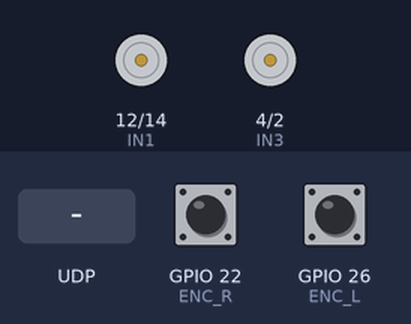
The program below on a simulated ESP32 board running MicroPython. Parts: motor-driver pin pairs drawn as motors (green arrow = first pin HIGH = forward, orange = second pin HIGH = backward, longer = more drive, scaled by the enable pin). The inputs (shaded band) are chosen by the test bench; at power-on: GPIO 22 (ENC_R) HIGH, GPIO 26 (ENC_L) HIGH. The board's own WiFi access point starts at once; what the program prints to the serial console is not drawn.

Above: at 1.7 s.
1.8 s: UDP packet "L" arrives
At 1.97 s:
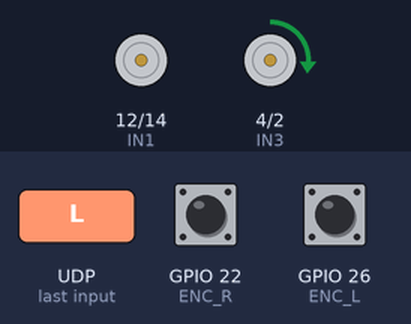
4.8 s: UDP packet "R" arrives
At 4.97 s:
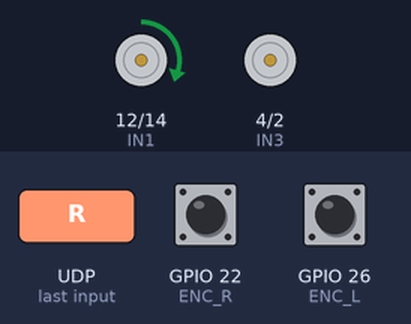
7.8 s: UDP packet "B" arrives
10.8 s: UDP packet "F" arrives
At 10.96 s:
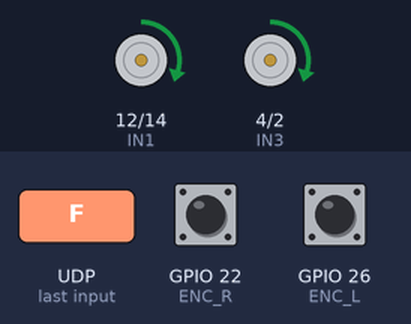
Timing chart, 0 to 14.4 s (numbered marks = the images above; inputs shaded):
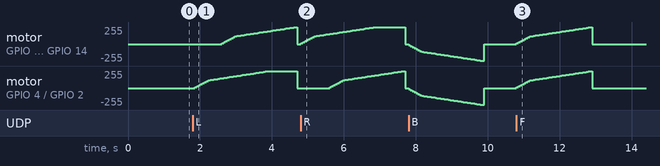

The program:

firmware_esp32.py
```python
import network
import socket
from machine import Pin, PWM
import time
import gc

# ============================================================
# CAU HINH CHAN GPIO - DONG CO
# ============================================================
ENA = PWM(Pin(13), freq=1000)
IN1 = Pin(12, Pin.OUT)
IN2 = Pin(14, Pin.OUT)

ENB = PWM(Pin(15), freq=1000)
IN3 = Pin(4,  Pin.OUT)
IN4 = Pin(2,  Pin.OUT)

# Thoi gian cho lenh (ms) - qua thoi gian nay khong co lenh -> dung xe
TIMEOUT_MS = 2000
TURN_DURATION_MS = 800  # <--- ĐÃ GIẢM XUỐNG 800ms ĐỂ TRÁNH LỆCH HEADING

# ============================================================
# ENCODER (dem suon len, khong phan biet chieu)
# ============================================================
ENC_R = Pin(22, Pin.IN, Pin.PULL_UP)
ENC_L = Pin(26, Pin.IN, Pin.PULL_UP)

encR_count = 0
encL_count = 0
_lastIrqR  = 0
_lastIrqL  = 0
DEBOUNCE_MS = 2

def _isrR(pin):
    global encR_count, _lastIrqR
    now = time.ticks_ms()
    if time.ticks_diff(now, _lastIrqR) >= DEBOUNCE_MS:
        encR_count += 1
        _lastIrqR = now

def _isrL(pin):
    global encL_count, _lastIrqL
    now = time.ticks_ms()
    if time.ticks_diff(now, _lastIrqL) >= DEBOUNCE_MS:
        encL_count += 1
        _lastIrqL = now

ENC_R.irq(trigger=Pin.IRQ_RISING, handler=_isrR)
ENC_L.irq(trigger=Pin.IRQ_RISING, handler=_isrL)

# ============================================================
# DIEU KHIEN TOC DO BANG PI
# ============================================================
V_FULL = 22.0

KP_PI = 15.0
KI_PI = 15.0

CONTROL_INTERVAL_MS = 30
EMA_B       = 0.6
PWM_MIN_RUN = 300
PWM_SLEW    = 60

target_A = 0.0
target_B = 0.0

vA_ema = 0.0
vB_ema = 0.0
piA_i  = 0.0
piB_i  = 0.0
pwmA_prev = 0
pwmB_prev = 0

_lastEncR_ctrl = 0
_lastEncL_ctrl = 0
_lastCtrlMs    = 0

turn_start_time = 0
is_auto_straight_pending = False

def _shape_pwm(target, prev):
    s = int(target)
    if 0 < s < PWM_MIN_RUN:
        s = PWM_MIN_RUN
    d = s - prev
    if d >  PWM_SLEW: s = prev + PWM_SLEW
    elif d < -PWM_SLEW: s = prev - PWM_SLEW
    if s < 0:    s = 0
    if s > 1023: s = 1023
    return s

def _pi_step_A(v_target, v_meas, dt_s):
    global piA_i
    err    = abs(v_target) - abs(v_meas)
    piA_i += KI_PI * err * dt_s
    if piA_i < 0.0:    piA_i = 0.0
    if piA_i > 1023.0: piA_i = 1023.0
    u = KP_PI * err + piA_i
    if u < 0:    u = 0
    if u > 1023: u = 1023
    return int(u)

def _pi_step_B(v_target, v_meas, dt_s):
    global piB_i
    err    = abs(v_target) - abs(v_meas)
    piB_i += KI_PI * err * dt_s
    if piB_i < 0.0:    piB_i = 0.0
    if piB_i > 1023.0: piB_i = 1023.0
    u = KP_PI * err + piB_i
    if u < 0:    u = 0
    if u > 1023: u = 1023
    return int(u)

def _stop_motorA():
    global piA_i, vA_ema, pwmA_prev
    piA_i = 0.0; vA_ema = 0.0; pwmA_prev = 0
    IN1.value(0); IN2.value(0); ENA.duty(0)

def _stop_motorB():
    global piB_i, vB_ema, pwmB_prev
    piB_i = 0.0; vB_ema = 0.0; pwmB_prev = 0
    IN3.value(0); IN4.value(0); ENB.duty(0)

def dieu_chinh_pi():
    global encR_count, encL_count, _lastEncR_ctrl, _lastEncL_ctrl, _lastCtrlMs
    global vA_ema, vB_ema, pwmA_prev, pwmB_prev

    now  = time.ticks_ms()
    dt_s = time.ticks_diff(now, _lastCtrlMs) / 1000.0
    _lastCtrlMs = now
    if dt_s <= 0: return

    dR = encR_count - _lastEncR_ctrl
    dL = encL_count - _lastEncL_ctrl
    _lastEncR_ctrl = encR_count
    _lastEncL_ctrl = encL_count

    if target_A == 0.0 and target_B == 0.0:
        _stop_motorA(); _stop_motorB()
        return

    if target_A == 0.0:
        _stop_motorA()
    else:
        signA   = 1.0 if target_A > 0 else -1.0
        vA_meas = (dR / dt_s) * signA
        vA_ema  = EMA_B * vA_ema + (1.0 - EMA_B) * vA_meas
        pwmA_cmd = _shape_pwm(_pi_step_A(target_A, vA_ema, dt_s), pwmA_prev)
        pwmA_prev = pwmA_cmd
        IN1.value(1 if target_A > 0 else 0); IN2.value(0 if target_A > 0 else 1)
        ENA.duty(pwmA_cmd)

    if target_B == 0.0:
        _stop_motorB()
    else:
        signB   = 1.0 if target_B > 0 else -1.0
        vB_meas = (dL / dt_s) * signB
        vB_ema  = EMA_B * vB_ema + (1.0 - EMA_B) * vB_meas
        pwmB_cmd = _shape_pwm(_pi_step_B(target_B, vB_ema, dt_s), pwmB_prev)
        pwmB_prev = pwmB_cmd
        IN3.value(1 if target_B > 0 else 0); IN4.value(0 if target_B > 0 else 1)
        ENB.duty(pwmB_cmd)

# ============================================================
# HAM DIEU KHIEN MOTOR
# ============================================================
def dung():
    global target_A, target_B, is_auto_straight_pending
    target_A = 0.0; target_B = 0.0
    is_auto_straight_pending = False

def tien():
    global target_A, target_B, is_auto_straight_pending
    target_A = V_FULL; target_B = V_FULL
    is_auto_straight_pending = False

def lui():
    global target_A, target_B, is_auto_straight_pending
    target_A = -V_FULL; target_B = -V_FULL
    is_auto_straight_pending = False

def re_trai():
    global target_A, target_B, turn_start_time, is_auto_straight_pending
    target_A = 0.0
    target_B = V_FULL
    turn_start_time = time.ticks_ms()
    is_auto_straight_pending = True

def re_phai():
    global target_A, target_B, turn_start_time, is_auto_straight_pending
    target_A = V_FULL
    target_B = 0.0
    turn_start_time = time.ticks_ms()
    is_auto_straight_pending = True

LENH = {b'F': tien, b'B': lui, b'L': re_trai, b'R': re_phai, b'S': dung}
TEN  = {b'F': 'TIEN', b'B': 'LUI', b'L': 'RE TRAI', b'R': 'RE PHAI', b'S': 'DUNG'}

# ============================================================
# KHOI DONG WIFI AP
# ============================================================
def start_ap():
    ap = network.WLAN(network.AP_IF)
    ap.active(False); time.sleep(0.5); gc.collect(); ap.active(True)
    ap.config(essid='AMR_Robot', password='12345678', authmode=3, channel=1, hidden=False)
    print('=' * 44)
    print(f'  IP: {ap.ifconfig()[0]}  |  Port: 5005 | Sẵn sàng!')
    print('=' * 44)
    return ap

def create_socket():
    s = socket.socket(socket.AF_INET, socket.SOCK_DGRAM)
    s.bind(('0.0.0.0', 5005))
    s.settimeout(0.05)
    return s

# KHỞI ĐỘNG HỆ THỐNG
dung()
ap   = start_ap()
sock = create_socket()
gc.collect()

last_cmd_time  = time.ticks_ms()
last_ctrl_time = time.ticks_ms()
last_dbg_time  = time.ticks_ms()
ap_check_count = 0
is_stopped     = True
_lastCtrlMs    = time.ticks_ms()
prev_cmd       = b'S'

print('San sang nhan lenh...')

# ============================================================
# VÒNG LẶP CHÍNH (MAIN LOOP)
# ============================================================
while True:
    try:
        data, addr = sock.recvfrom(16)
        lenh = data.strip()

        if lenh in LENH:
            if is_auto_straight_pending and (lenh == b'L' or lenh == b'R'):
                last_cmd_time = time.ticks_ms()
                continue

            if lenh != prev_cmd:
                piA_i = 0.0;  piB_i = 0.0
                pwmA_prev = 0; pwmB_prev = 0
                prev_cmd = lenh
            last_cmd_time = time.ticks_ms()
            LENH[lenh]()
            is_stopped = (lenh == b'S')
            print(f'[Motor] Lệnh: {TEN.get(lenh, "?")}')
    except OSError:
        pass

    if is_auto_straight_pending:
        if time.ticks_diff(time.ticks_ms(), turn_start_time) >= TURN_DURATION_MS:
            is_auto_straight_pending = False
            tien()
            prev_cmd = b'F'
            last_cmd_time = time.ticks_ms()
            print(f'[Auto-Logic] Đã rẽ đủ {TURN_DURATION_MS}ms -> TỰ ĐỘNG CHUYỂN ĐI THẲNG')

    if time.ticks_diff(time.ticks_ms(), last_ctrl_time) >= CONTROL_INTERVAL_MS:
        dieu_chinh_pi()
        last_ctrl_time = time.ticks_ms()

    if not is_stopped:
        if time.ticks_diff(time.ticks_ms(), last_dbg_time) >= 500:
            print(f'[PI] A: tgt={target_A:+.1f} pwm={pwmA_prev:4d} | B: tgt={target_B:+.1f} pwm={pwmB_prev:4d}')
            last_dbg_time = time.ticks_ms()

    if not is_auto_straight_pending and not is_stopped:
        if time.ticks_diff(time.ticks_ms(), last_cmd_time) > TIMEOUT_MS:
            dung()
            is_stopped = True
            prev_cmd = b'S'
            print(f'[Safety] Hết timeout -> DỪNG XE')

    ap_check_count += 1
    if ap_check_count >= 200:
        ap_check_count = 0
        gc.collect()
        if ap is None or not ap.active():
            dung(); is_stopped = True; prev_cmd = b'S'
            try: sock.close()
            except: pass
            ap = start_ap(); sock = create_socket()
```

Measured:
- after the input at 1.8 s, motor on GPIO 12 (IN1) / GPIO 14 (IN2): rises from stopped to forward 255/255 in 2.0 s, then falls to stopped in 0.05 s; motor on GPIO 4 (IN3) / GPIO 2 (IN4): rises from stopped to forward 255/255 in 2.1 s, then falls to stopped in 0.79 s
- after the input at 4.8 s, motor on GPIO 12 (IN1) / GPIO 14 (IN2): rises from stopped to forward 255/255 in 2.1 s, then falls to stopped in 0.84 s; motor on GPIO 4 (IN3) / GPIO 2 (IN4): rises from stopped to forward 255/255 in 2.0 s, then falls to stopped in 0.05 s
- after the input at 10.8 s, motor on GPIO 12 (IN1) / GPIO 14 (IN2), motor on GPIO 4 (IN3) / GPIO 2 (IN4): rises from stopped to forward 253/255 in 2.0 s, then falls to stopped in 0.05 s
